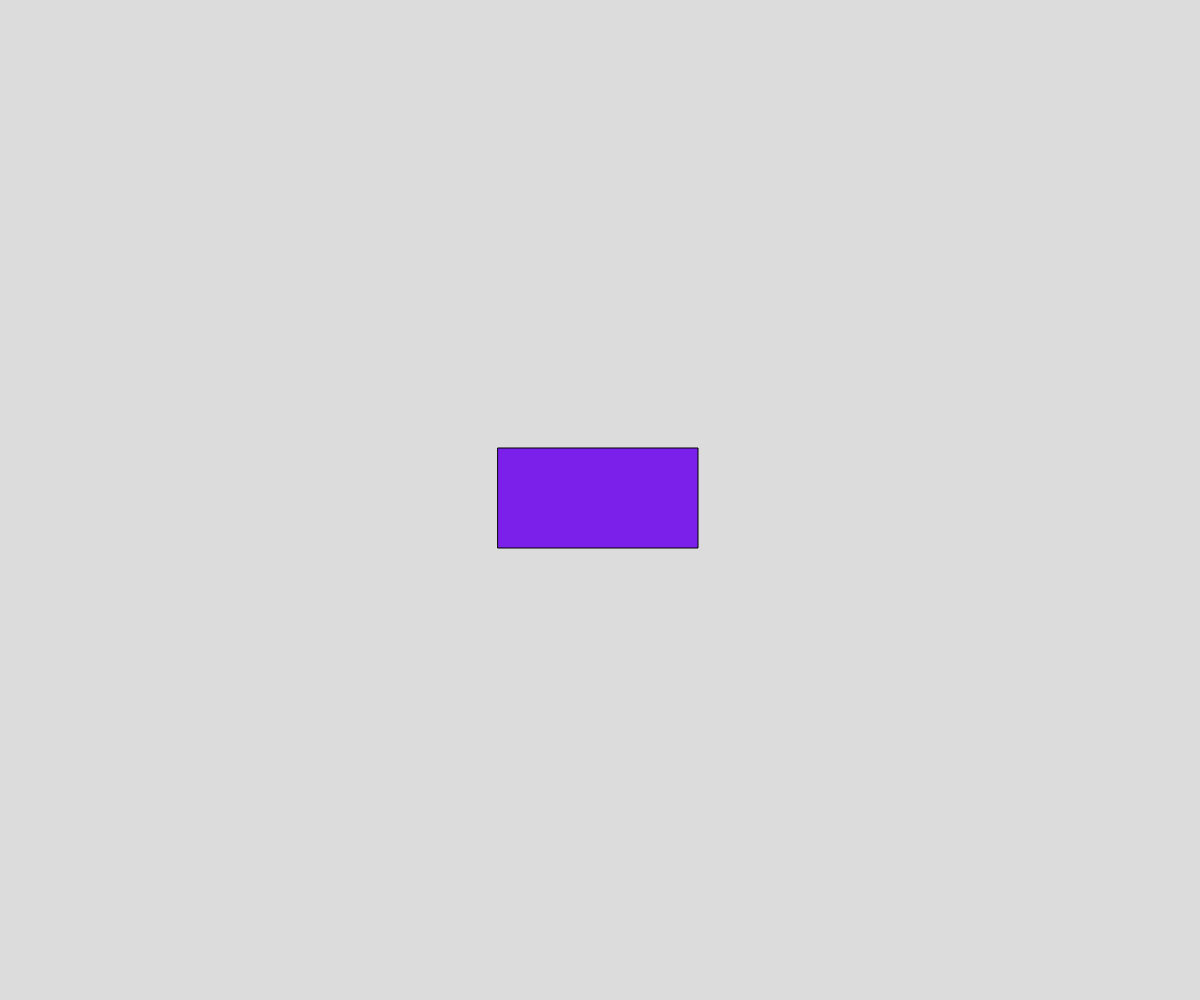
Frame 1 (no input)
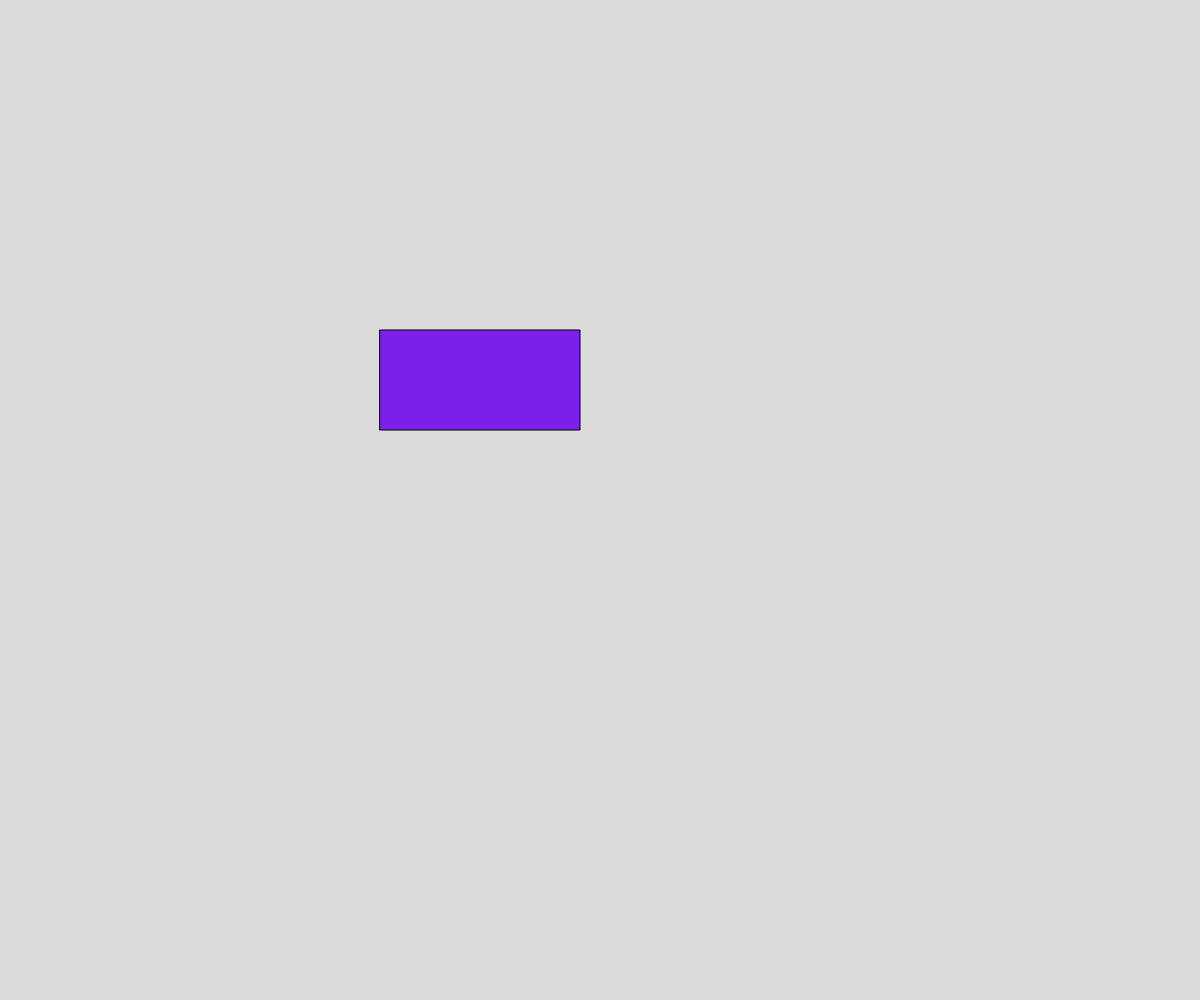
Frame 60 (no input)
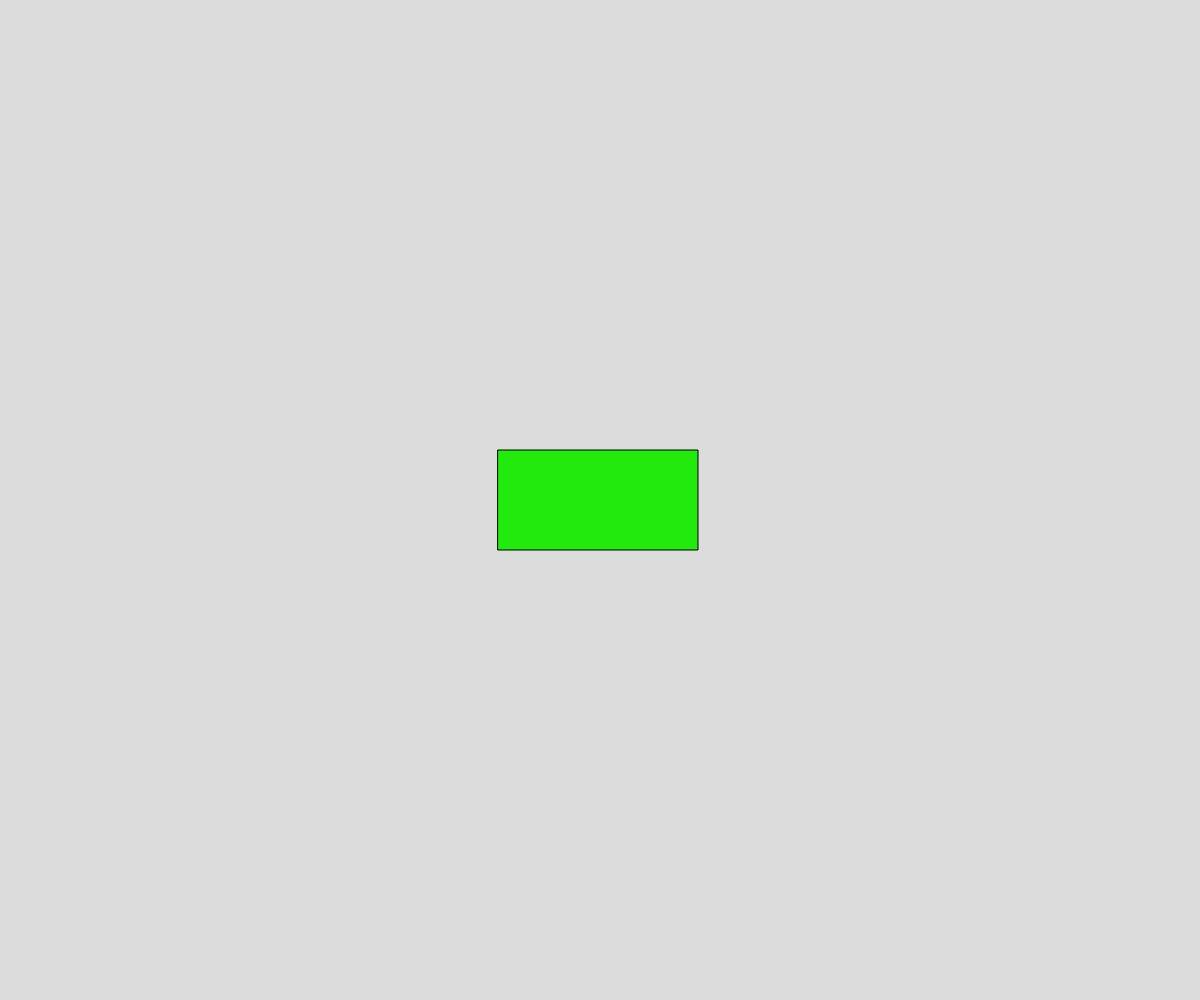
Frame 120 (the mouse pressed at the canvas centre since frame 60)

The p5.js sketch that drew these frames (run headless with seeded random() and noise() and a simulated clock; from frame 60 on, the mouse is pressed at the canvas centre):

// p5.js sketch
// ── sketch.js
// Representationing Rectangle
// Luke Wu
// March 6th
//
// Creating some geometry that can be
// move up and moved around

let x,y,rWidth,rHeight;
let rleft,rright,rtop,rbottom;
function setup() {
  createCanvas(windowWidth, windowHeight);
  rectMode(CENTER);
  x = width/2; y = height/2;
  rWidth = 200; rHeight = 100;
  document.addEventListener("contextmenu", event => event.preventDefault());
}

function drawrectangle(){
  //render the rectangle calculate the movement
  updateedgeposition();
  
  if( abs(x-mouseX) <= 3 && abs(y-mouseY) <= 3)fill(34,234,12);
  else fill(123,32,234);

  if((x != mouseX) || (y != mouseY) ){
    
    if(x <= mouseX) x+=2;
    if(x >= mouseX )x -=2;
    if(y >= mouseY )y -=2;
    if(y <= mouseY)y +=2;
    
}
    

  rect(x,y,rWidth,rHeight);
}

function inrectangle(){
  // boolean function to test is it in rectangle
  if(mouseX >= rleft && mouseX <= rright && mouseY <= rbottom && mouseY >= rtop ) return true;
  return false;
}



function updateedgeposition(){
  //update top,bottom,right,left value
  rleft = x - rWidth / 2; rright = x + rWidth /2;
  rtop = y - rHeight / 2; rbottom = y + rHeight /2;
}

function draw() {
  background(220);
  drawrectangle();
  print(mouseX, mouseY,x,y);



}
